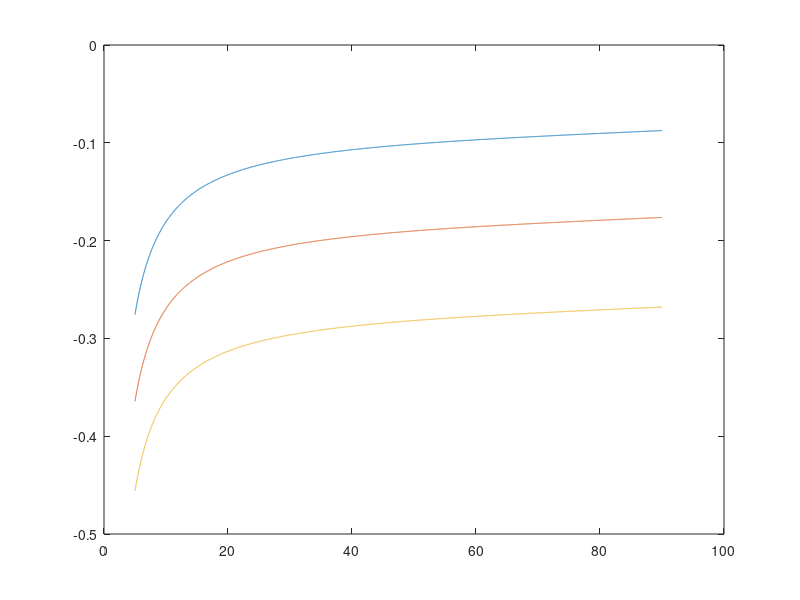

Here is the MATLAB script that generated this plot:
clear all

%M = 1.5, theta = 5
B1=5:0.01:90;

f1 = 2*cotd(B1)*( ((1.5^2)*(sind(B1).^2)-1)/((1.5^2)*(1.4+cosd(2*B1))+2) ) - ...
    tand(5);

%M = 1.5, theta = 10
B2=5:0.01:90;

f2 = 2*cotd(B2)*( ((1.5^2)*(sind(B2).^2)-1)/((1.5^2)*(1.4+cosd(2*B2))+2) ) - ...
    tand(10);

%M = 1.5, theta = 15
B3=5:0.01:90;

f3 = 2*cotd(B3)*( ((1.5^2)*(sind(B3).^2)-1)/((1.5^2)*(1.4+cosd(2*B3))+2) ) - ...
    tand(15);

plot(B1,f1, B2, f2, B3, f3)